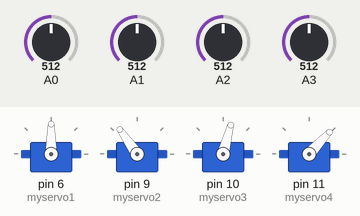
This sketch was run on a simulated Arduino Uno, built with avr-gcc and run on an emulated ATmega328P. Shown: 4 × servo. Inputs (shaded band) come from the test bench; at power-on: A0 = 512, A1 = 512, A2 = 512, A3 = 512.

Above: at 1.2 s.
1.3 s: A0 set to 716
At 2.1 s:
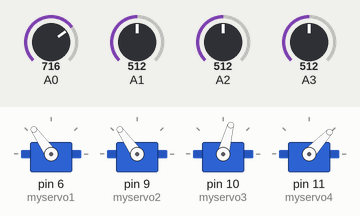
2.8 s: A1 set to 716
At 3.2 s:
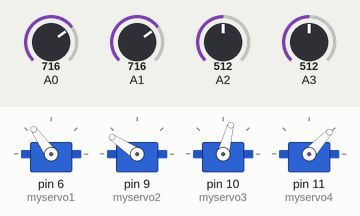
4.3 s: A2 set to 716
At 5.4 s:
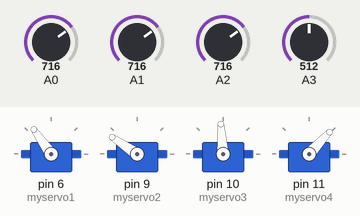
5.8 s: A3 set to 306
At 7.0 s:
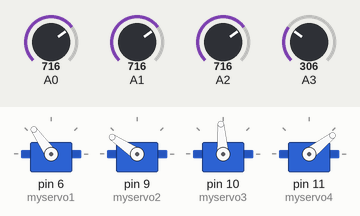
7.3 s: A0 set to 992
At 8.1 s:
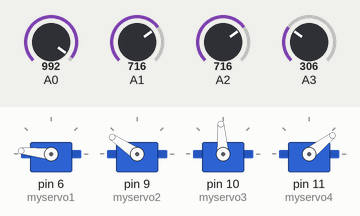
8.8 s: A1 set to 992
At 9.1 s:
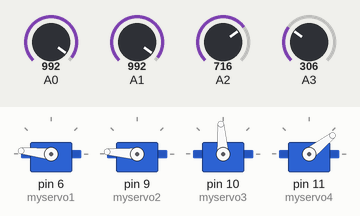
Timing chart, 0 to 11.3 s (numbered marks = the images above; inputs shaded):
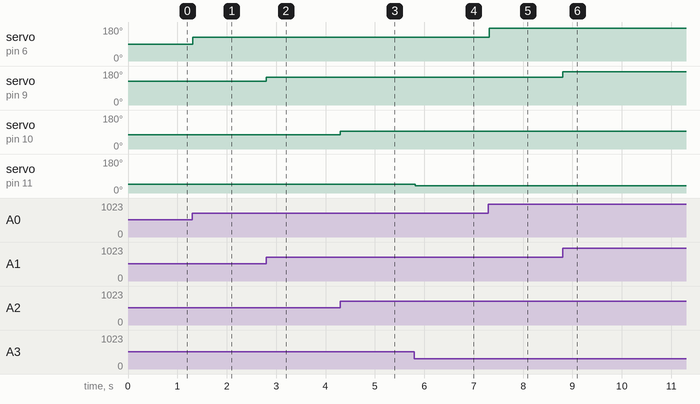

Measured:
- after the input at 1.3 s, servo on pin 6 (myservo1): 90° → 125° at once
- after the input at 2.8 s, servo on pin 9 (myservo2): 125° → 146° at once
- after the input at 4.3 s, servo on pin 10 (myservo3): 75° → 94° at once
- after the input at 5.8 s, servo on pin 11 (myservo4): 47° → 38° at once
- after the input at 7.3 s, servo on pin 6 (myservo1): 125° → 174° at once
- after the input at 8.8 s, servo on pin 9 (myservo2): 146° → 176° at once

The sketch:

Servo_Pot_Test.ino
```cpp
#include <Servo.h>

Servo myservo1, myservo2, myservo3, myservo4;  // create servo object to control a servo

void setup() {
  myservo1.attach(6);  // attaches the servo 1 on pin 6 to the servo object
  myservo2.attach(9);  // attaches the servo 2 on pin 6 to the servo object
  myservo3.attach(10);  // attaches the servo 3 on pin 6 to the servo object
  myservo4.attach(11);  // attaches the servo 4 on pin 6 to the servo object
}

void loop() {
  // reads the value of the potentiometer (value between 0 and 1023)
  int val1 = analogRead(A0);
  int val2 = analogRead(A1);
  int val3 = analogRead(A2);
  int val4 = analogRead(A3);

  // scale it to use it with the servo
  val1 = map(val1, 0, 1023, 0, 180);     // value between 0 and 180)
  val2 = map(val2, 0, 1023, 70, 180);     // value between 0 and 180)
  val3 = map(val3, 0, 1023, 25, 125);     // value between 0 and 180)
  val4 = map(val4, 0, 1023, 25, 70);     // value between 0 and 180)

  // sets the servo position according to the scaled value
  myservo1.write(val1);
  myservo2.write(val2);
  myservo3.write(val3);
  myservo4.write(val4);

  delay(15);                           // waits for the servo to get there
}
```
